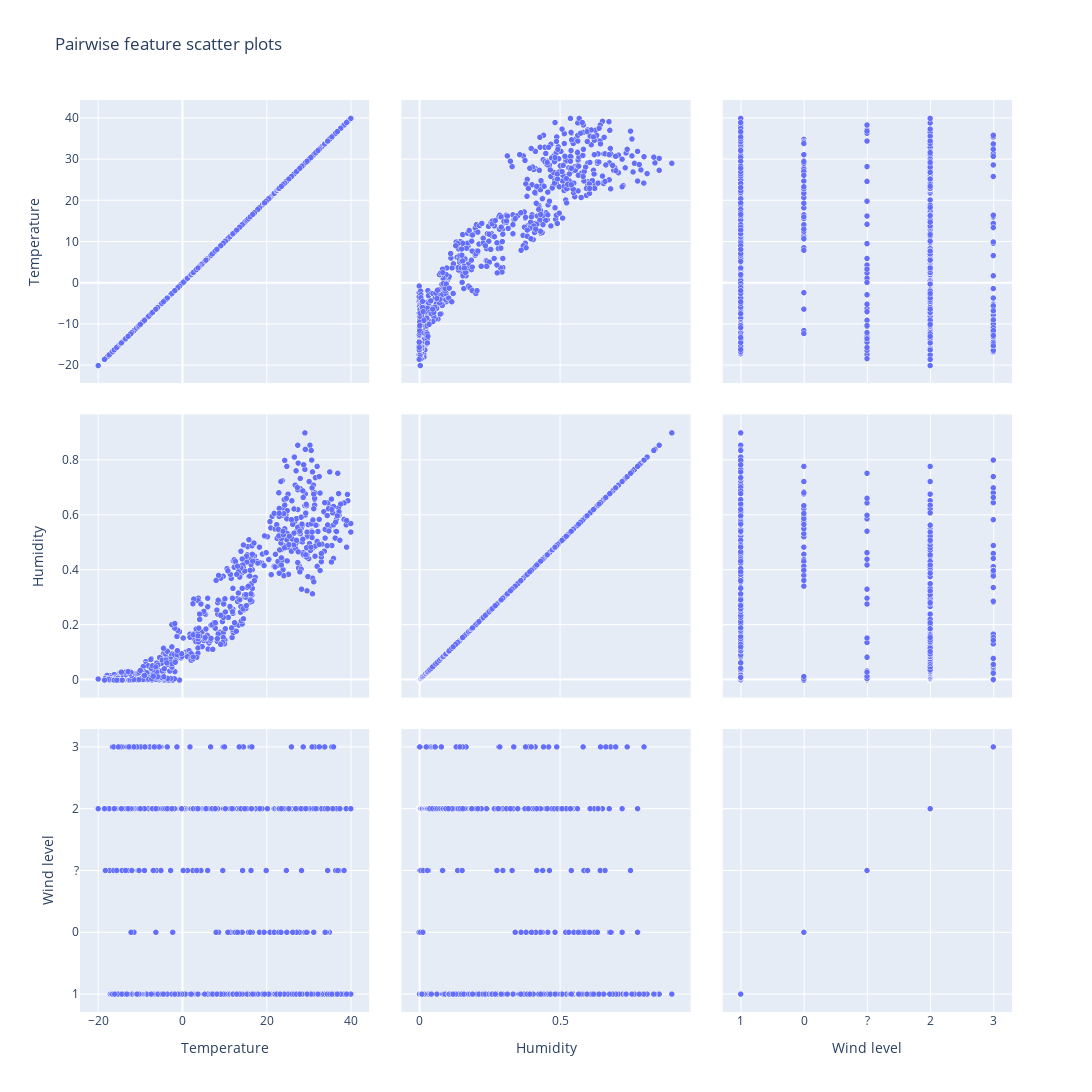

Here is the notebook cell this chart was saved with:
### Markdown cell above
### Pairwise Scatter Plot

### Code cell
fig_scatmat_weather = go.Figure(data=go.Splom(
                        dimensions=[dict(label=feature, values=weatherdf[feature]) \
                                    for feature in visualizable_feature_names_weather],
                        marker=dict(showscale=False, line_color='white', line_width=0.5)))

fig_scatmat_weather.update_layout(title='Pairwise feature scatter plots', \
                                  width=400 * num_visualizable_features_weather, \
                                  height=400 * num_visualizable_features_weather)

fig_scatmat_weather.show()

### Figure 1 — Plotly figure (JSON) as saved in the notebook; plotly's stock layout.template omitted (floating-point values rounded to 4 significant figures; data arrays with more than 128 entries replaced by an {"elided": "..."} marker saying what was removed)
{"data": [{"dimensions": [{"label": "Temperature", "values": {"elided": "782 float values"}}, {"label": "Humidity", "values": {"elided": "782 float values"}}, {"label": "Wind level", "values": {"elided": "782 str values"}}], "marker": {"line": {"color": "white", "width": 0.5}, "showscale": false}, "type": "splom"}], "layout": {"height": 1200, "title": {"text": "Pairwise feature scatter plots"}, "width": 1200}}
